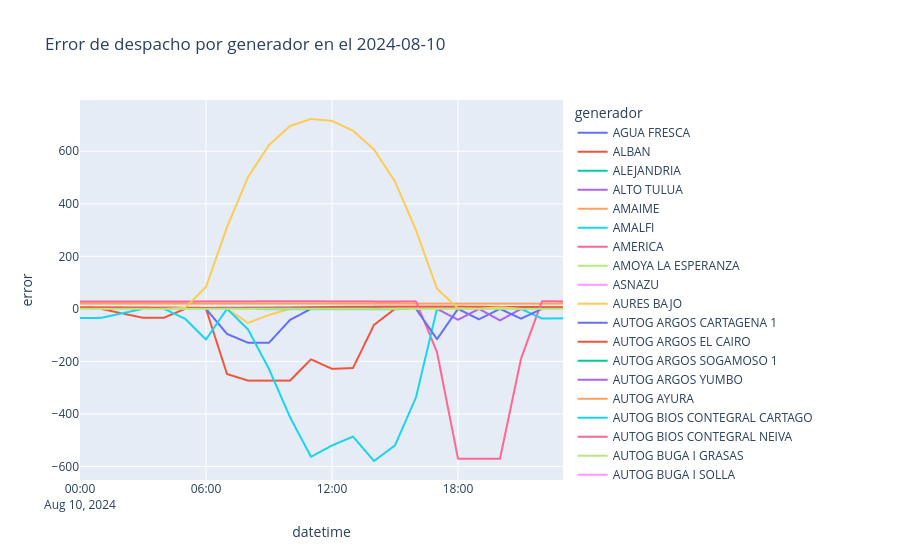

Here is the notebook cell this chart was saved with:
### Code cell
import plotly.express as px

fig = px.line(
    dispatch_merged,
    x="datetime",
    y="error",
    color="generador",
    # legendgroup="legend_group",
    title=f"Error de despacho por generador en el {DISPATCH_DATE}",
    hover_data=["xm_dispatch", "gridforge_dispatch"],
)


fig.write_html(
    f"data/results/error_dispatch-{DISPATCH_DATE}-{config.dispatch_type.value}.html"
)
fig.show()
